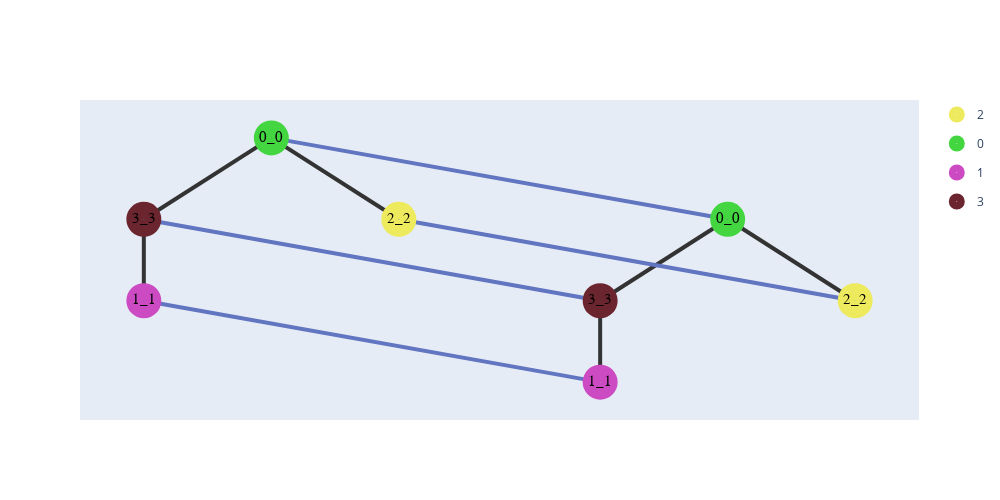

The cell this chart's notebook holds for it:
### Code cell
ans = T.get_ans()
G=show_graph(ans,nodes1[0],nodes2[0]);
G.show_fig()

### Figure 1 — Plotly figure (JSON) as saved in the notebook; plotly's stock layout.template omitted (floating-point values rounded to 4 significant figures)
{"data": [{"hoverinfo": "text", "hovertext": ["connect 2_2", "connect 2_2"], "legendgroup": "2", "marker": {"color": "#eeea5e", "size": 35, "symbol": "circle-dot"}, "mode": "markers+text", "name": "2", "text": ["2_2", "2_2"], "textfont": {"color": "#000000", "family": "sans serif", "size": 15}, "type": "scatter", "x": [15.25, 32.25], "y": [3.5, 2]}, {"hoverinfo": "text", "hovertext": ["connect 0_0", "connect 0_0"], "legendgroup": "0", "marker": {"color": "#44d641", "size": 35, "symbol": "circle-dot"}, "mode": "markers+text", "name": "0", "text": ["0_0", "0_0"], "textfont": {"color": "#000000", "family": "sans serif", "size": 15}, "type": "scatter", "x": [10.5, 27.5], "y": [5, 3.5]}, {"hoverinfo": "text", "hovertext": ["connect 1_1", "connect 1_1"], "legendgroup": "1", "marker": {"color": "#cc4bc3", "size": 35, "symbol": "circle-dot"}, "mode": "markers+text", "name": "1", "text": ["1_1", "1_1"], "textfont": {"color": "#000000", "family": "sans serif", "size": 15}, "type": "scatter", "x": [5.75, 22.75], "y": [2, 0.5]}, {"hoverinfo": "text", "hovertext": ["connect 3_3", "connect 3_3"], "legendgroup": "3", "marker": {"color": "#6b252f", "size": 35, "symbol": "circle-dot"}, "mode": "markers+text", "name": "3", "text": ["3_3", "3_3"], "textfont": {"color": "#000000", "family": "sans serif", "size": 15}, "type": "scatter", "x": [5.75, 22.75], "y": [3.5, 2]}], "layout": {"height": 500, "shapes": [{"layer": "below", "line": {"color": "#333", "width": 4}, "type": "line", "x0": 10.5, "x1": 10.5, "y0": 5, "y1": 5}, {"layer": "below", "line": {"color": "#333", "width": 4}, "type": "line", "x0": 10.5, "x1": 5.75, "y0": 5, "y1": 3.5}, {"layer": "below", "line": {"color": "#333", "width": 4}, "type": "line", "x0": 5.75, "x1": 5.75, "y0": 3.5, "y1": 2}, {"layer": "below", "line": {"color": "#333", "width": 4}, "type": "line", "x0": 10.5, "x1": 15.25, "y0": 5, "y1": 3.5}, {"layer": "below", "line": {"color": "#333", "width": 4}, "type": "line", "x0": 27.5, "x1": 27.5, "y0": 3.5, "y1": 3.5}, {"layer": "below", "line": {"color": "#333", "width": 4}, "type": "line", "x0": 27.5, "x1": 22.75, "y0": 3.5, "y1": 2}, {"layer": "below", "line": {"color": "#333", "width": 4}, "type": "line", "x0": 22.75, "x1": 22.75, "y0": 2, "y1": 0.5}, {"layer": "below", "line": {"color": "#333", "width": 4}, "type": "line", "x0": 27.5, "x1": 32.25, "y0": 3.5, "y1": 2}, {"layer": "below", "line": {"color": "#6175c1", "width": 4}, "type": "line", "x0": 10.5, "x1": 27.5, "y0": 5, "y1": 3.5}, {"layer": "below", "line": {"color": "#6175c1", "width": 4}, "type": "line", "x0": 15.25, "x1": 32.25, "y0": 3.5, "y1": 2}, {"layer": "below", "line": {"color": "#6175c1", "width": 4}, "type": "line", "x0": 5.75, "x1": 22.75, "y0": 3.5, "y1": 2}, {"layer": "below", "line": {"color": "#6175c1", "width": 4}, "type": "line", "x0": 5.75, "x1": 22.75, "y0": 2, "y1": 0.5}], "width": 1000, "xaxis": {"showgrid": false, "showline": false, "showticklabels": false, "zeroline": false}, "yaxis": {"showgrid": false, "showline": false, "showticklabels": false, "zeroline": false}}}
